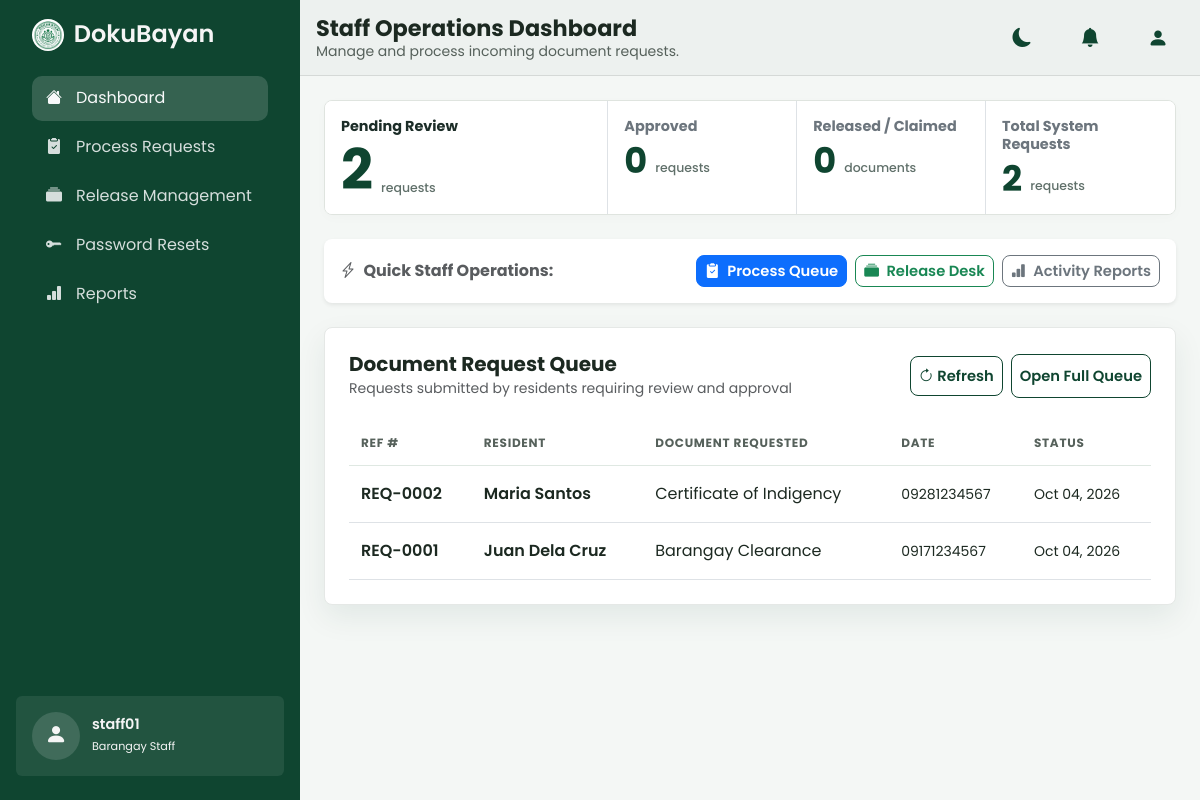
Screenshot of /staff/dashboard.php (signed in) with the database file from the repository.
### tables this page shows
CREATE TABLE requests (
    request_id    INT AUTO_INCREMENT PRIMARY KEY,
    resident_id   INT NOT NULL,
    document_id   INT NOT NULL,
    processed_by  INT NULL,  
    request_date  DATETIME NOT NULL DEFAULT CURRENT_TIMESTAMP,
    status        VARCHAR(30) NOT NULL DEFAULT 'Pending',
    purpose       TEXT NULL,
    remarks       TEXT NULL,
    amount_due    DECIMAL(10,2) NOT NULL DEFAULT 0,

    CONSTRAINT fk_requests_resident
        FOREIGN KEY (resident_id) REFERENCES residents(resident_id)
        ON UPDATE CASCADE ON DELETE RESTRICT,

    CONSTRAINT fk_requests_document
        FOREIGN KEY (document_id) REFERENCES document_types(document_id)
        ON UPDATE CASCADE ON DELETE RESTRICT,

    CONSTRAINT fk_requests_user
        FOREIGN KEY (processed_by) REFERENCES users(id)
        ON UPDATE CASCADE ON DELETE SET NULL
);

CREATE TABLE residents (
    resident_id     INT AUTO_INCREMENT PRIMARY KEY,
    user_id         INT NULL UNIQUE,
    first_name      VARCHAR(100) NOT NULL,
    last_name       VARCHAR(100) NOT NULL,
    address         VARCHAR(255) NOT NULL,
    contact_number  VARCHAR(20)  NOT NULL,
    status          ENUM('pending', 'verified', 'rejected') NOT NULL DEFAULT 'pending',
    created_at      DATETIME NOT NULL DEFAULT CURRENT_TIMESTAMP,

    CONSTRAINT fk_residents_user
        FOREIGN KEY (user_id) REFERENCES users(id)
        ON UPDATE CASCADE ON DELETE SET NULL
);

CREATE TABLE document_types (
    document_id       INT AUTO_INCREMENT PRIMARY KEY,
    document_number   VARCHAR(50)  NOT NULL UNIQUE,
    document_name      VARCHAR(100) NOT NULL,  
    file_path         VARCHAR(255) NULL, 
    processing_days   INT NOT NULL DEFAULT 1,
    fee               DECIMAL(10,2) NOT NULL DEFAULT 0,
    requirements      TEXT NULL,
    is_active         TINYINT(1) NOT NULL DEFAULT 1
);

### staff/dashboard.php (called while the page is built, shortened)
<?php
require_once __DIR__ . '/../config/database.php';
$basePath = '..';
$stats = ['total' => 0, 'pending' => 0, 'approved' => 0, 'released' => 0];
$recentRequests = [];
try {
    $stmtStats = $pdo->query("
        SELECT COUNT(*) AS total,
            SUM(CASE WHEN LOWER(status) = 'pending' THEN 1 ELSE 0 END) AS pending,
            SUM(CASE WHEN LOWER(status) IN ('approved', 'ready for release') THEN 1 ELSE 0 END) AS approved,
            SUM(CASE WHEN LOWER(status) IN ('claimed', 'released') THEN 1 ELSE 0 END) AS released
        FROM requests
    ");
    $stats = $stmtStats->fetch() ?: $stats;
    $stmtRecent = $pdo->query("
        SELECT r.request_id, r.request_date, r.status, d.document_name,
            res.first_name, res.last_name, res.contact_number
        FROM requests r
        JOIN document_types d ON d.document_id = r.document_id
        JOIN residents res ON res.resident_id = r.resident_id
        WHERE LOWER(r.status) = 'pending'
        ORDER BY r.request_date DESC, r.request_id DESC LIMIT 6
    ");
    $recentRequests = $stmtRecent->fetchAll();
} catch (PDOException $e) {
    $stats = ['total' => 0, 'pending' => 0, 'approved' => 0, 'released' => 0];
    $recentRequests = [];
}
include __DIR__ . '/../page-layout/header.php';
include __DIR__ . '/../includes/dashboard-staff.php';
include __DIR__ . '/../page-layout/footer.php';

### includes/dashboard-staff.php (the view, shortened to what this page needs)
<?php
$basePath = $basePath ?? (function_exists('bdr_base_path') ? bdr_base_path() : '.');
?>
<main class="flex-grow-1 overflow-auto p-3 p-lg-4">
<div class="dashboard-staff">
    <div class="stats-panel mb-4">
        <div class="row g-0">
            <div class="col-12 col-lg-4">
                <div class="stat-card h-100 px-3 py-3 border-end">
                    <p class="stat-card-header mb-2">Pending Review</p>
                    <div class="d-flex align-items-end gap-2">
                        <p class="stat-card-value stat-card-value-large" data-stat="pending"><?= (int)($stats['pending'] ?? 0) ?></p>
                        <p class="stat-card-meta">requests</p>
                    </div>
                </div>
            </div>
            <div class="col-4 col-lg">
                <div class="stat-card h-100 px-3 py-3 border-end">
                    <p class="stat-card-header text-secondary mb-2">Approved</p>
                    <div class="d-flex align-items-end gap-2">
                        <p class="stat-card-value" data-stat="approved"><?= (int)($stats['approved'] ?? 0) ?></p>
                        <p class="stat-card-meta">requests</p>
                    </div>
                </div>
            </div>
            <div class="col-4 col-lg">
                <div class="stat-card h-100 px-3 py-3 border-end">
                    <p class="stat-card-header text-secondary mb-2">Released / Claimed</p>
                    <div class="d-flex align-items-end gap-2">
                        <p class="stat-card-value" data-stat="released"><?= (int)($stats['released'] ?? 0) ?></p>
                        <p class="stat-card-meta">documents</p>
                    </div>
                </div>
            </div>
            <div class="col-4 col-lg">
                <div class="stat-card h-100 px-3 py-3">
                    <p class="stat-card-header text-secondary mb-2">Total System Requests</p>
                    <div class="d-flex align-items-end gap-2">
                        <p class="stat-card-value" data-stat="total"><?= (int)($stats['total'] ?? 0) ?></p>
                        <p class="stat-card-meta">requests</p>
                    </div>
                </div>
            </div>
        </div>
    </div>
    <div class="card border-0 shadow-sm rounded-3 p-3 mb-4 bg-white">
        <div class="d-flex flex-wrap gap-2 align-items-center justify-content-between">
            <h6 class="fw-bold mb-0 text-muted"><i class="bi bi-lightning-charge me-1"></i> Quick Staff Operations:</h6>
            <div class="d-flex flex-wrap gap-2">
                <a href="<?= $basePath ?>/staff/process-requests.php" class="btn btn-sm btn-primary">
                    <i class="bi bi-clipboard2-check-fill me-1"></i> Process Queue
                </a>
                <a href="<?= $basePath ?>/staff/release-management.php" class="btn btn-sm btn-outline-success">
                    <i class="bi bi-collection-fill me-1"></i> Release Desk
                </a>
                <a href="<?= $basePath ?>/staff/reports.php" class="btn btn-sm btn-outline-secondary">
                    <i class="bi bi-bar-chart-fill me-1"></i> Activity Reports
                </a>
            </div>
        </div>
    </div>
    <div class="panel-white p-4">
        <div class="d-flex justify-content-between align-items-center mb-2">
            <div>
                <h5 class="fw-bold mb-0">Document Request Queue</h5>
                <small class="text-muted" id="dashboard-last-updated">Requests submitted by residents requiring review and approval</small>
            </div>
            <div class="d-flex align-items-center gap-2">
                <button type="button" class="btn btn-sm btn-outline-brand d-inline-flex align-items-center gap-1" id="dashboard-refresh-btn" title="Refresh Queue">
                    <i class="bi bi-arrow-clockwise"></i> <span>Refresh</span>
                </button>
                <a href="<?= $basePath ?>/staff/process-requests.php" class="btn btn-sm btn-outline-brand d-inline-flex align-items-center">Open Full Queue</a>
            </div>
        </div>
        <div id="staff-requests-container">
            <?php if (!empty($recentRequests)): ?>
                <div class="table-responsive">
                    <table class="table table-brand align-middle mb-0">
                        <thead>
                            <tr>
                                <th>Ref #</th>
                                <th>Resident</th>
                                <th>Document Requested</th>
                                <th>Date</th>
                                <th>Status</th>
                            </tr>
                        </thead>
                        <tbody id="staff-requests-tbody">
                            <?php foreach ($recentRequests as $req):
                            ?>
                            <tr>
                                <td class="fw-semibold heading-green">REQ-<?= str_pad($req['request_id'], 4, '0', STR_PAD_LEFT) ?></td>
                                <td>
                                    <div class="fw-semibold"><?= htmlspecialchars($req['first_name'] . ' ' . $req['last_name'], ENT_QUOTES, 'UTF-8') ?></div>
                                </td>
                                <td><?= htmlspecialchars($req['document_name'], ENT_QUOTES, 'UTF-8') ?></td>
                                <td class="text-muted-soft"><small><?= htmlspecialchars($req['contact_number'] ?? 'N/A', ENT_QUOTES, 'UTF-8') ?></small></td>
                                <td class="text-muted-soft"><small><?= date('M d, Y', strtotime($req['request_date'])) ?></small></td>
                            </tr>
                            <?php endforeach; ?>
                        </tbody>
                    </table>
                </div>
            <?php endif; ?>
        </div>
    </div>
</div>
</main>

### assets/css/styles.css (style rules this page uses)
:root { --dark-green: #0F4530; --light-green-hover: #26664c; --accent-green: #0F4530; --white: #f5f5f5; --light-gray: #56615b; --soft-panel: #edf1ef; --surface: #ffffff; --surface-raised: #ffffff; --surface-input: #f8faf9; --gold: #79550f; --danger: #b3261e; --page-bg: #f4f7f5; --border-soft: #dfe8e2; --border-strong: #ccd9d0; --text-dark: #1c2921; --shadow-soft: 0 12px 30px rgba(15, 69, 48, 0.08); }
body { overflow-x: hidden; background: var(--page-bg); color: var(--text-dark); font-family: 'Poppins', system-ui, -apple-system, 'Segoe UI', Roboto, sans-serif; }
.btn { border-radius: 0.5rem; font-size: 0.92rem; font-weight: 600; transition: background-color 0.2s ease, border-color 0.2s ease, color 0.2s ease, transform 0.2s ease; }
:where(a, button, input, select, textarea, [tabindex]):focus-visible { outline-offset: 2px; }
.app-content > main { width: 100%; max-width: 1440px; min-width: 0; align-self: center; }
.sidebar-btn .nav-link i, .offcanvas-nav .nav-link i { flex: 0 0 1.25rem; text-align: center; }
.heading-green { color: var(--dark-green); font-weight: 700; }
.text-muted-soft { color: var(--light-gray); }
.btn-outline-brand { border: 1px solid var(--dark-green); color: var(--dark-green); border-radius: 8px; font-weight: 600; background-color: transparent; transition: background-color 0.15s ease, color 0.15s ease; }
.btn-brand, .btn-outline-brand { min-height: 2.75rem; }
.table-brand { margin-top: 0.75rem; }
.table-brand thead th { color: var(--light-gray); font-weight: 700; font-size: 0.75rem; letter-spacing: 0.06em; text-transform: uppercase; border-bottom: 1px solid var(--border-soft); padding: 0.85rem 0.75rem; }
.table-brand tbody td { vertical-align: middle; padding: 1rem 0.75rem; border-top: 1px solid #edf2ee; color: var(--text-dark); }
.stats-panel { background: var(--surface); border: 1px solid #dfe4df; border-radius: 0.5rem; box-shadow: 0 3px 12px rgba(17, 26, 22, 0.02); overflow: hidden; }
.stat-card { background: var(--surface); color: #1f2f28; }
.stat-card-header { font-size: 0.9rem; font-weight: 700; line-height: 1.25; color: #1c2d28; text-align: left; }
.stat-card-value { font-size: 2.2rem; line-height: 1; font-weight: 700; color: #0f4530; margin-bottom: 0; }
.stat-card-value-large { font-size: 3.5rem; line-height: 0.98; font-weight: 700; }
.stat-card-meta { font-size: 0.78rem; color: #60706a; font-weight: 500; margin-bottom: 0; }
.panel-white { background-color: var(--surface); border: 1px solid #e5e8e6; border-radius: 0.5rem; box-shadow: var(--shadow-soft); }
#dashboard-refresh-btn, .panel-white .view-link { min-height: 2.5rem; }
html { overflow-x: clip; }

### rows the page displays
requests: request_id "0002", resident.last_name "Maria Santos", document.document_name "Certificate of Indigency", resident.contact_number "09281234567", request_date "Oct 04, 2026"
requests: request_id "0001", resident.last_name "Juan Dela Cruz", document.document_name "Barangay Clearance", resident.contact_number "09171234567", request_date "Oct 04, 2026"

### other values shown
$item['label'] "Dashboard"
$item['label'] "Process Requests"
$item['label'] "Release Management"
$item['label'] "Password Resets"
$item['label'] "Reports"
$name "staff01"
$roleBadge[$role] "Barangay Staff"
$pageTitle "Staff Operations Dashboard"
$pageDescription "Manage and process incoming document requests."
$stats['pending'] "2"
$stats['approved'] "0"
$stats['released'] "0"
$stats['total'] "2"
